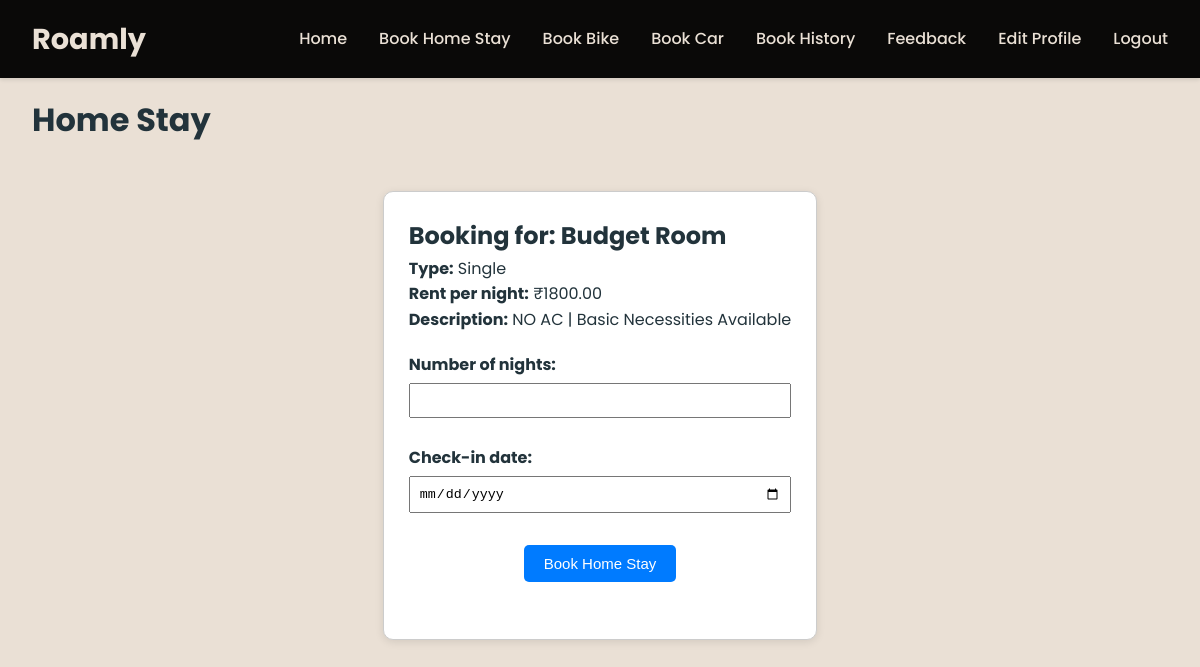
The page /homestays/rooms/17/booking/ (signed in) on the database its author committed.
### core/models.py (models this page shows, shortened)
class Room(models.Model):
    ROOM_TYPES = [
        ('single', 'Single Room'),
        ('double', 'Double Room'),
        ('luxury', 'Luxury Room')
    ]
    homestay = models.ForeignKey(Homestay, on_delete=models.CASCADE)
    name = models.CharField(max_length=100)
    room_type = models.CharField(max_length=100, choices=ROOM_TYPES)
    night_rate = models.DecimalField(max_digits=8, decimal_places=2)
    description = models.TextField()
    image = models.ImageField(upload_to='rooms/', null=True, blank=True)

### core/views.py (the view, shortened to what this page needs)
# urls.py: path('homestays/rooms/<int:room_id>/booking/', views.homestay_booking, name='homestay_booking'),
@login_required
def homestay_booking(request, room_id):
    room = get_object_or_404(Room, id=room_id)
    return render(request, 'core/homestay_booking.html', {'room': room})

### core/templates/core/homestay_booking.html (shortened to what this page needs)
{% extends 'core/customer_base.html' %}
{% block content %}
<h1>Home Stay</h1>
<div
  style="max-width: 600px; margin: 30px auto; padding: 25px; border: 1px solid #ccc; border-radius: 10px; box-shadow: 0 2px 8px rgba(0,0,0,0.1); background-color: #fff;">
  <h2 style="margin-top: 0;">Booking for: {{ room.name }}</h2>
  <p><strong>Type:</strong> {{ room.room_type|capfirst }}</p>
  <p><strong>Rent per night:</strong> ₹{{ room.night_rate }}</p>
  <p><strong>Description:</strong> {{ room.description }}</p>
  <form method="post" style="margin-top: 20px;">
    <div style="margin-bottom: 15px;">
      <label for="number_of_nights"><strong>Number of nights:</strong></label><br>
      <input type="number" id="number_of_nights" name="number_of_nights" required min="1"
        style="width: 100%; padding: 8px; margin-top: 5px;">
    </div>
    <div style="margin-bottom: 20px;">
      <label for="check_in_day"><strong>Check-in date:</strong></label><br>
      <input type="date" id="check_in_day" name="check_in_day" required
        style="width: 100%; padding: 8px; margin-top: 5px;">
    </div>
    <div style="text-align: center;">
      <button type="submit"
        style="padding: 10px 20px; font-size: 15px; background-color: #007BFF; color: white; border: none; border-radius: 5px; cursor: pointer;">
        Book Home Stay
      </button>
    </div>
  </form>
</div>
{% endblock %}

### static/css/styles.css (style rules this page uses)
* { margin: 0; padding: 0; box-sizing: border-box; }
body { font-family: 'Poppins', sans-serif; color: #22333b; background: #eae0d5; line-height: 1.6; }
.admin-container .card, .admin-container form, .admin-container table { margin-bottom: 2rem; }
form { display: flex; flex-direction: column; gap: 0.75rem; }

### rows shown on the page
Room: name "Budget Room", room_type "Single", night_rate "1800.00", description "NO AC | Basic Necessities Available"
